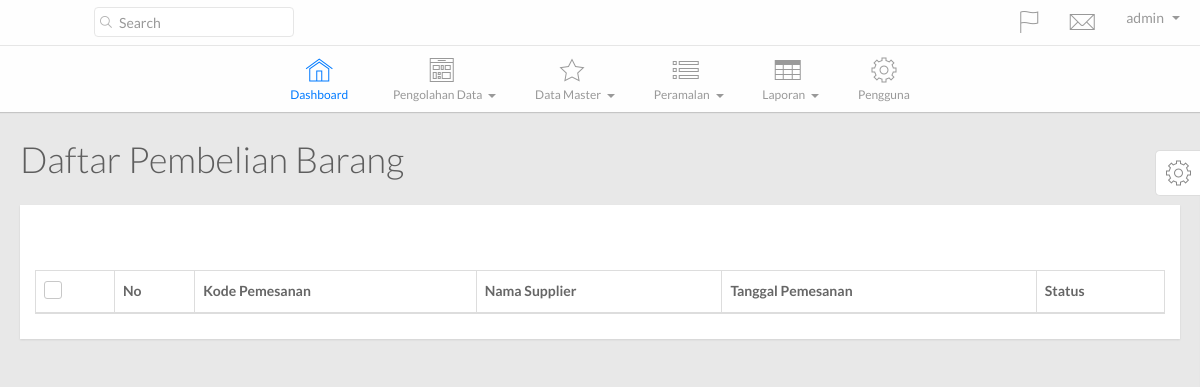
Before: /main.php?hal=daftar_pembelian (signed in) with the older database file.
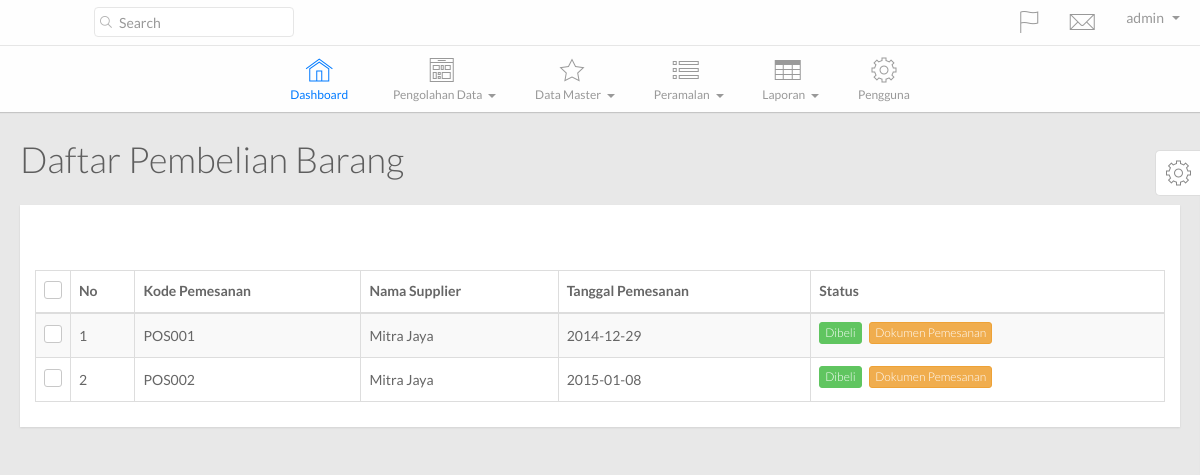
After: the same page with the newer database file.
### tables this page shows
CREATE TABLE IF NOT EXISTS `tb_pemesanan` (
  `kode_pesan` varchar(30) NOT NULL,
  `kode_suplier` varchar(30) NOT NULL,
  `tgl_beli` date NOT NULL,
  `status` tinyint(1) NOT NULL,
  PRIMARY KEY (`kode_pesan`),
  KEY `kode_suplier` (`kode_suplier`)
);

CREATE TABLE IF NOT EXISTS `tb_supplier` (
  `kode_supplier` varchar(30) NOT NULL,
  `nama_supplier` varchar(75) NOT NULL,
  `alamat_supplier` varchar(300) NOT NULL,
  `kode_admin` varchar(30) NOT NULL,
  PRIMARY KEY (`kode_supplier`),
  KEY `admin_id` (`kode_admin`)
);

### config/SimplePDO.php (called while the page is built, shortened)
<?php
class SimplePDO {
    private $pdo = null;
    static $inst = null;
    static $settings = array(
        'host' => '',
        'user' => '',
        'password' => '',
        'database' => '',
        'results' => 'object',
        'charset' => 'utf8'
    );
    public function __construct()
    {
        $fetch_mode = ( self::$settings["results"] == 'object' ) ? PDO::FETCH_OBJ : PDO::FETCH_ASSOC;
        $options = array(
            PDO::ATTR_DEFAULT_FETCH_MODE => $fetch_mode,
            PDO::ATTR_ERRMODE => PDO::ERRMODE_EXCEPTION,
            PDO::MYSQL_ATTR_INIT_COMMAND => "SET NAMES ".self::$settings["charset"],
            PDO::ATTR_EMULATE_PREPARES => false
        );
        $dsn = 'mysql:dbname='.self::$settings["database"].';host='.self::$settings["host"].';charset='.self::$settings["charset"];
        try {
            $this->pdo = new PDO( $dsn, self::$settings["user"], self::$settings["password"], $options );
        } catch( PDOException $e ) {
            trigger_error( $e->getMessage() );
        }
    }
    public function query( $query, $bindings = array(), $internal_call = false )
    {
        try {
            $this->c_query = $this->pdo->prepare( $query );
            if( empty( $bindings ) )
            {
                $this->c_query->execute();
            }
            else
            {
                $this->c_query->execute( (array)$bindings );
            }
            if( $internal_call === true )
            {
                return $this->c_query;
            }
            elseif( $this->c_query && $this->lastid() )
            {
                return $this->lastid();
            }
            else
            {
                return false;
            }
        } catch( PDOException $e ) {
            trigger_error( $e->getMessage() );
        }
    }
    public function get_results( $query, $bindings = array() )
    {
        $this->c_query = $this->query( $query, $bindings, true );
        if( $this->c_query )
        {
            return $this->c_query->fetchAll();
        }
        else
        {
            return false;
        }
    }
    static function getInstance()
    {
        if( self::$inst == null )
        {
            self::$inst = new SimplePDO();
        }
        return self::$inst;
    }
    static function set_options( $array = array() )
    {
        if( !empty( $array ) )
        {
            foreach( $array as $k => $v )
            {
                if( isset( self::$settings[$k] ) )
                {
                    self::$settings[$k] = $v;
                }
            }
        }
    }
}

### template/daftar_pembelian.php (the view, shortened to what the changed rows need)
<?php $database = SimplePDO::getInstance();
      $query = $database->get_results( "SELECT p.*,s.* FROM tb_pemesanan p JOIN tb_supplier s ON p.kode_suplier=s.kode_supplier" );?>
        <div class="page-title">
          <h1>
            Daftar Pembelian Barang
          </h1>
        </div>
        <div class="row">
          <div class="col-lg-12">
            <div class="widget-container fluid-height clearfix">
              <div class="widget-content padded clearfix">
                <table class="table table-bordered table-striped" id="dataTable1">
                  <thead>
                    <th class="check-header hidden-xs">
                      <label><input id="checkAll" name="checkAll" type="checkbox"/><span></span></label>
                    </th>
                    <th>
                      No
                    </th>
                    <th>
                      Kode Pemesanan
                    </th>
                    <th class="hidden-xs">
                      Nama Supplier
                    </th>
                    <th class="hidden-xs">
                      Tanggal Pemesanan
                    </th>
                    <th class="hidden-xs">
                      Status
                    </th>
                  </thead>
                  <tbody>
             <?php $i = 1; foreach($query as $row ){?>
                    <tr>
                      <td class="check hidden-xs">
                        <label><input name="optionsRadios1" type="checkbox" value="<?php echo $row->kode_pesan;?>"/><span></span></label>
                      </td>
                      <td>
                          <?php echo $i;?>
                      </td>
                      <td>
                        <?php echo $row->kode_pesan;?>
                      </td>
                      <td>
                        <?php echo $row->nama_supplier;?>
                      </td>
                      <td class="hidden-xs">
                        <?php echo $row->tgl_beli;?>
                      </td>
                      <td class="hidden-xs">
                          <?php $w_status = ($row->status==0)?"dipesan":"dibeli";?>
                          <?php if($w_status=="dipesan"){?>
                          <a class="btn btn-xs btn-warning" href="main.php?hal=pembelian_barang&kode=<?php echo $row->kode_pesan;?>">Dipesan</a>
                          <?php }else{?>
                          <a class="btn btn-xs btn-success" href="#">Dibeli</a>
                          <?php }?>
                          <a class="btn btn-xs btn-warning" href="main.php?hal=laporan_pemesanan&kode=<?php echo $row->kode_pesan;?>">Dokumen Pemesanan</a>
                      </td>
                    </tr>
              <?php $i++; }?>
                  </tbody>
                </table>
              </div>
            </div>
          </div>
        </div>

Changed rows visible on the page:
added tb_pemesanan: kode_pesan "POS001", kode_suplier.nama_supplier "Mitra Jaya", tgl_beli "2014-12-29", status "Dibeli"
added tb_pemesanan: kode_pesan "POS002", kode_suplier.nama_supplier "Mitra Jaya", tgl_beli "2015-01-08", status "Dibeli"
